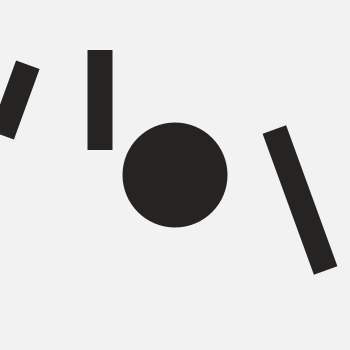
Frame 1 (no input)
Frame 60 (the mouse pressed at the canvas centre just before this capture): identical to frame 1, image omitted
Frame 120 (the mouse held since frame 60 and released just before this capture): identical to frame 1, image omitted

The Processing sketch that drew this single still picture (run headless with seeded random() and noise(); from frame 60 on, the mouse is pressed at the canvas centre):

// Processing sketch: geometrics
// ── geometrics.pde
float __x1 = 100; //min:10 max:300
float __x2 = 300; //min:10 max:300
float __x3 = 15; //min:10 max:300

float __y1 = 100; //min:10 max:300
float __y2 = 200; //min:10 max:300
float __y3 = 100; //min:10 max:300

float __h1 = 100; //min:20 max:200
float __h2 = 150; //min:20 max:200
float __h3 = 75; //min:20 max:200

float __a1 = 0; //min:-45 max:45
float __a2 = -20; //min:0 max:180
float __a3 = 20; //min:0 max:180

float __x4 = 175; //min:0 max:300
float __y4 = 175; //min:0 max:300
float __d = 105; //min:80 max:200

void setup() {
  size(350, 350);
}

void draw() {
  background(#F2F2F2);

  noStroke();
  ellipseMode(CENTER);

  fill(#252422);
  ellipse(__x4, __y4, __d, __d);


  drawRectangle(__x1, __y1, 25, __h1, __a1);
  drawRectangle(__x2, __y2, 25, __h2, __a2);
  drawRectangle(__x3, __y3, 25, __h3, __a3);
}

void drawRectangle(float x, float y, float w, float h, float ang) {
  rectMode(CENTER);
  fill(#252422);
  pushMatrix();
  translate(x, y);
  rotate(radians(ang));
  rect(0, 0, w, h);
  popMatrix();
}
